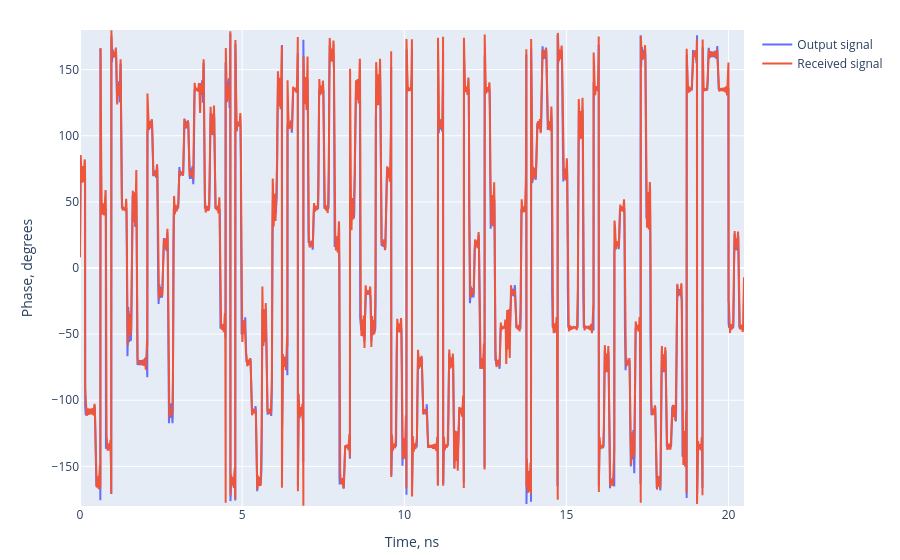

Notebook code for this chart:
### Code cell
fig = plot_phase(system.find_child("modulator").output, label="Output signal")
plot_phase(system.find_child("receiver_output").output, fig, label="Received signal")

fig.update_yaxes(range=[-180.0, 180.0])
fig.update_layout(autosize=True, height=600, margin=dict(t=30, b=30))

### Figure 1 — Plotly figure (JSON) as saved in the notebook; plotly's stock layout.template omitted (floating-point values rounded to 4 significant figures; data arrays with more than 128 entries replaced by an {"elided": "..."} marker saying what was removed)
{"data": [{"name": "Output signal", "type": "scatter", "x": {"elided": "5120 float values"}, "y": {"elided": "5120 float values"}}, {"name": "Received signal", "type": "scatter", "x": {"elided": "5120 float values"}, "y": {"elided": "5120 float values"}}], "layout": {"autosize": true, "margin": {"b": 30, "t": 30}, "xaxis": {"autorange": true, "range": [0, 20.48], "title": {"text": "Time, ns"}, "type": "linear"}, "yaxis": {"range": [-180, 180], "title": {"text": "Phase, degrees"}, "type": "linear"}}}
